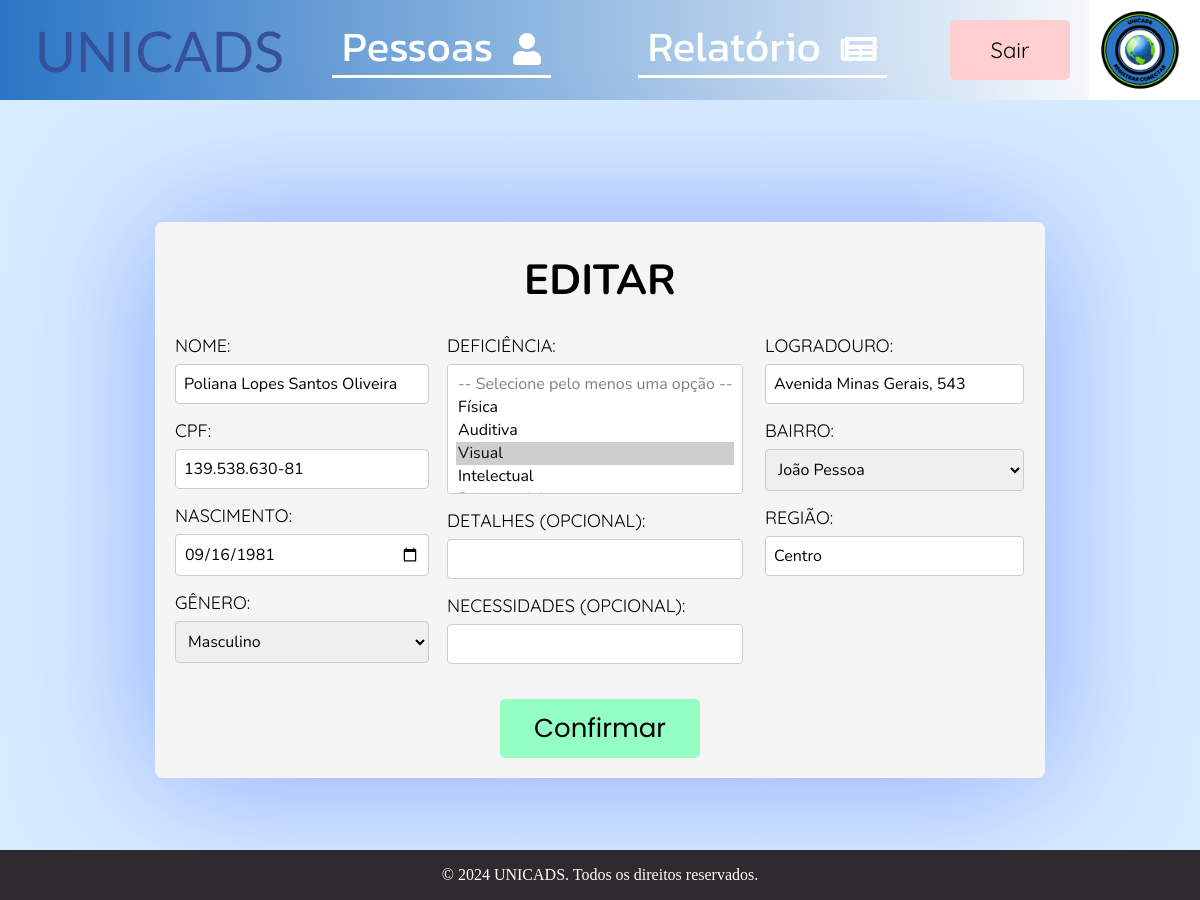
Screenshot of /editar-pessoa/124 (signed in) with the database file from the repository.
### base/models.py (models this page shows, shortened)
class Pessoa(models.Model):
    nome =  models.CharField(max_length=200, blank=False, null=False)
    cpf = models.CharField(max_length=20)
    data_nasc = models.DateField()
    genero = models.CharField(
        max_length=10,
        choices=[
        ('Masculino', 'Masculino'),
        ('Feminino', 'Feminino'),
    ],
        default='Não informado',
    )
    endereco = models.ForeignKey(Endereco, on_delete=models.SET_NULL, null=True, default=None)
    deficiencias = models.CharField(max_length=100,default='')
    detalhes = models.CharField(max_length=300, default='Não Fornecido')
    necessidades = models.CharField(max_length=300, default='Não Fornecida')

class Endereco(models.Model):
    BAIRROS_CHOICES = [
        ('Água Verde', 'Água Verde'),
        ('Águas Claras', 'Águas Claras'),
        ('Amizade', 'Amizade'),
        ('Barra do Rio Cerro', 'Barra do Rio Cerro'),
        ('Barra do Rio Molha', 'Barra do Rio Molha'),
        ('Boa Vista', 'Boa Vista'),
        ('Braço Ribeirão Cavalo', 'Braço Ribeirão Cavalo'),
        ('Centenário', 'Centenário'),
        ('Centro', 'Centro'),
        ('Chico de Paulo', 'Chico de Paulo'),
        ('Czerniewicz', 'Czerniewicz'),
        ('Estrada Nova', 'Estrada Nova'),
        ('Ilha da Figueira', 'Ilha da Figueira'),
        ('Jaraguá 84', 'Jaraguá 84'),
        ('Jaraguá 99', 'Jaraguá 99'),
        ('Jaraguá Esquerdo', 'Jaraguá Esquerdo'),
        ('João Pessoa', 'João Pessoa'),
        ('Nereu Ramos', 'Nereu Ramos'),
        ('Nova Brasília', 'Nova Brasília'),
        ('Parque Malwee', 'Parque Malwee'),
        ('Rau', 'Rau'),
        ('Ribeirão Cavalo', 'Ribeirão Cavalo'),
        ('Rio Cerro I', 'Rio Cerro I'),
        ('Rio Cerro II', 'Rio Cerro II'),
        ('Rio da Luz', 'Rio da Luz'),
        ('Rio Molha', 'Rio Molha'),
        ('Santa Luzia', 'Santa Luzia'),
        ('Santo Antônio', 'Santo Antônio'),
        ('São Luís', 'São Luís'),
        ('Tifa Martins', 'Tifa Martins'),
        ('Tifa Monos', 'Tifa Monos'),
        ('Três Rios do Norte', 'Três Rios do Norte'),
        ('Três Rios do Sul', 'Três Rios do Sul'),
        ('Vieira', 'Vieira'),
        ('Vila Baependi', 'Vila Baependi'),
        ('Vila Lalau', 'Vila Lalau'),
        ('Vila Lenzi', 'Vila Lenzi'),
        ('Vila Nova', 'Vila Nova'),
    ]
    logradouro = models.CharField(max_length=200)
    bairro = models.CharField(max_length=100,
                                choices=BAIRROS_CHOICES, default='Não Informado')
    regiao = models.CharField(max_length=100)

### base/views.py (the view, shortened to what this page needs)
# urls.py: path('editar-pessoa/<int:pessoa_id>', views.editar_pessoa, name='editar'),
@login_required(login_url='login/')
def editar_pessoa(request, pessoa_id):
    pessoa = Pessoa.objects.get(id=pessoa_id)
    form_pessoa = PessoaForm(request.POST, instance=pessoa)
    form_endereco = EnderecoForm(request.POST, instance=pessoa.endereco)
    return render(request, 'editar.html', {'form_pessoa': form_pessoa, 'form_endereco': form_endereco, 'pessoa': pessoa, 'bairros':[bairro[0] for bairro in Endereco.BAIRROS_CHOICES]})

### base/forms.py (shortened to what this page needs)
class PessoaForm(forms.ModelForm):
    detalhes = forms.CharField(required=False)
    necessidades = forms.CharField(required=False)
    class Meta:
        model = Pessoa
        fields = ['nome', 'cpf', 'data_nasc', 'genero', 'deficiencias','detalhes', 'necessidades']

class EnderecoForm(forms.ModelForm):
    class Meta:
        model = Endereco
        fields = ['logradouro', 'bairro', 'regiao']

### base/templates/editar.html (shortened to what this page needs)
{% extends "base.html" %}
{% load static %}
{% block css %}{% static 'css/cadastro_editar.css' %}{% endblock %}
{% block conteudo %}
<link rel="stylesheet" href="https://cdnjs.cloudflare.com/ajax/libs/font-awesome/5.15.4/css/all.min.css">
<main>
    <div class="box">
        <h1 class="text">EDITAR</h1>
        <form method="post" class="edit-form">
            <div class="dados">
                <div class="pessoa">
                    <div class="esquerda">
                        <div class="form-group">
                            <label for="id_nome">NOME:</label>
                            <input type="text" name="nome" id="id_nome" autocomplete="off" value="{{ form_pessoa.instance.nome }}" required>
                        </div>
                        <div class="form-group">
                            <label for="id_cpf">CPF:</label>
                            <input type="text" name="cpf" id="id_cpf" autocomplete="off" maxlength="14" value="{{ form_pessoa.instance.cpf }}">
                        </div>
                        <div class="form-group">
                            <label for="id_nasc">NASCIMENTO:</label>
                            <input type="date" name="data_nasc" id="id_nasc" autocomplete="off" value="{{ form_pessoa.instance.data_nasc|date:'Y-m-d' }}">
                        </div>
                        <div class="form-group">
                            <label for="id_genero">GÊNERO:</label>
                            <select name="genero" id="id_genero">
                                <option value="Masculino"{% if form_pessoa.genero == 'Masculino' %}selected{% endif %}>Masculino</option>
                            </select>
                        </div>
                    </div>
                    <div class="direita">
                        <div class="form-group">
                            <label for="id_deficiencia">DEFICIÊNCIA:</label>
                            <select name="deficiencias" id="id_deficiencias" multiple required>
                                <option value="" disabled>-- Selecione pelo menos uma opção --</option>
                                <option value="Física" {% if "Física" in form_pessoa.instance.deficiencias %}selected{% endif %}>Física</option>
                                <option value="Auditiva" {% if "Auditiva" in form_pessoa.instance.deficiencias %}selected{% endif %}>Auditiva</option>
                                <option value="Visual" {% if "Visual" in form_pessoa.instance.deficiencias %}selected{% endif %}>Visual</option>
                                <option value="Intelectual" {% if "Intelectual" in form_pessoa.instance.deficiencias %}selected{% endif %}>Intelectual</option>
                                <option value="Psicossocial" {% if "Psicossocial" in form_pessoa.instance.deficiencias %}selected{% endif %}>Psicossocial</option>
                            </select>
                        </div>
                        <div class="form-group">
                            <label for="id_detalhes">DETALHES (OPCIONAL):</label>
                            <input type="text" name="detalhes" id="id_detalhes" autocomplete="off" value="{{ form_pessoa.instance.detalhes }}">
                        </div>
                        <div class="form-group">
                            <label for="id_necessidades">NECESSIDADES (OPCIONAL):</label>
                            <input type="text" name="necessidades" id="id_necessidades" autocomplete="off" value="{{ form_pessoa.instance.necessidades }}">
                        </div>
                    </div>
                </div>
                <div class="endereco">
                    <div class="form-group">
                        <label for="id_logradouro">LOGRADOURO:</label>
                        <input type="text" name="logradouro" id="id_logradouro" autocomplete="off" value="{{ form_pessoa.instance.endereco.logradouro }}">
                    </div>
                    <div class="form-group">
                        <label for="id_bairro">BAIRRO:</label>
                            <select name="bairro" id="id_bairro" required>
                                {% for bairro in bairros %}
                                <option value="{{ bairro }}" {% if form_pessoa.instance.endereco.bairro == bairro %}selected{% endif %}>{{ bairro }}</option>
                                {% endfor %}
                            </select>
                    </div>
                    <div class="form-group">
                        <label for="id_regiao">REGIÃO:</label>
                        <input type="text" name="regiao" id="id_regiao" autocomplete="off" value="{{ form_pessoa.instance.endereco.regiao }}">
                    </div>
                </div>
            </div>
            <div class="botao">
                <button type="submit" class="btn">Confirmar</button>
            </div>
        </form>
    </div>
</main>
{% endblock %}

### static/css/cadastro_editar.css (style rules this page uses)
main { width: 100%; min-height: 800px; display: flex; align-items: center; justify-content: center; }
.box { width: 850px; padding: 20px; background-color: #f5f5f5; border-radius: 8px; box-shadow: 0 2px 140px rgba(0, 38, 255, 0.363); }
.text { text-align: center; font-family: 'Nunito'; font-size: 42px; margin-top: 10px; margin-bottom: 25px; }
.dados { display: flex; justify-content: space-between; }
.pessoa { display: flex; }
.esquerda input, .esquerda select { width: 120%; }
.direita { margin-left: 60px; }
#id_deficiencias { height: 130px; }
.endereco { margin-right: 35px; }
.endereco input, .endereco select { width: 115%; }
.form-group { display: flex; flex-direction: column; margin-bottom: 15px; }
.form-group label { font-family: 'Quicksand'; font-size: 18px; margin-bottom: 7px; }
.form-group select, .form-group input { font-family: 'Nunito'; padding: 8px; font-size: 16px; border: 1px solid #ccc; border-radius: 4px; box-sizing: border-box; }
.botao { display: flex; justify-content: center; margin-top: 20px; }
.botao button { width: 200px; padding: 10px; background-color: #94ffc4; color: rgb(0, 0, 0); border: none; border-radius: 5px; font-size: 26px; font-family: 'Poppins'; cursor: pointer; transition: background 0.3s ease; }

### base/templates/base.html (style rules this page uses)
body { margin: 0; padding: 0; min-height: 900px; min-width: fit-content; background-color: rgb(215, 236, 255); }

### rows the page displays
Pessoa: nome "Poliana Lopes Santos Oliveira", cpf "139.538.630-81", data_nasc "09/16/1981", deficiencias "-- Selecione pelo menos uma opção -- / Física / Auditiva / Visual ☑ / Intelectual", logradouro "Avenida Minas Gerais, 543", bairro "João Pessoa", regiao "Centro"
